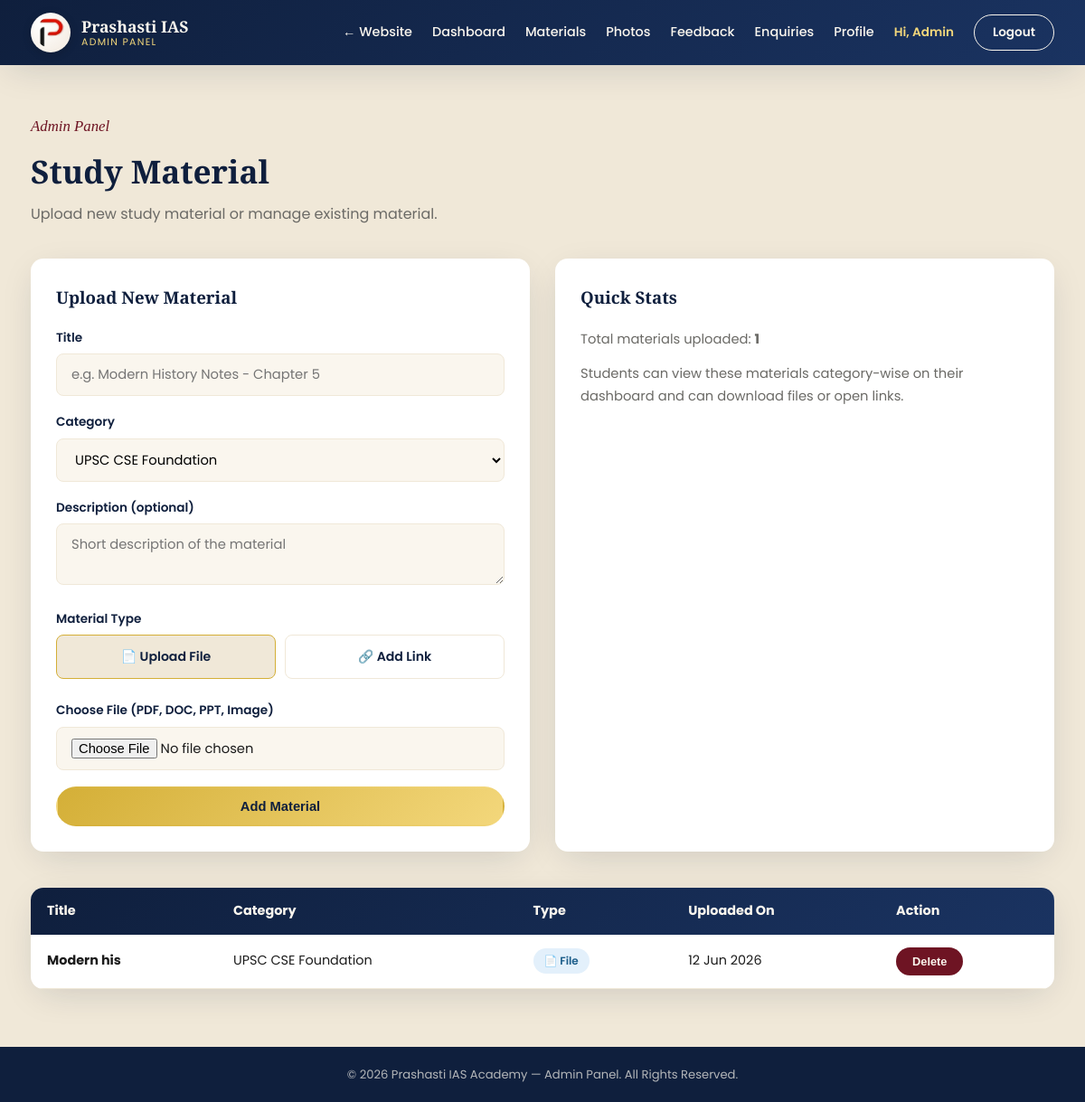
Page /admin/materials (signed in) on the committed database.
### tables this page shows
CREATE TABLE user (
            id INTEGER PRIMARY KEY AUTOINCREMENT,
            name TEXT NOT NULL,
            email TEXT UNIQUE NOT NULL,
            phone TEXT,
            password_hash TEXT NOT NULL,
            is_admin INTEGER DEFAULT 0,
            course TEXT,
            created_at TEXT NOT NULL
        , batch TEXT, address TEXT, fees_status TEXT, notes TEXT);

CREATE TABLE study_material (
            id INTEGER PRIMARY KEY AUTOINCREMENT,
            title TEXT NOT NULL,
            description TEXT,
            category TEXT,
            material_type TEXT NOT NULL,
            filename TEXT,
            original_filename TEXT,
            link_url TEXT,
            uploaded_at TEXT NOT NULL
        );

### app.py (the view, shortened to what this page needs)
@app.route('/admin/materials', methods=['GET', 'POST'])
@admin_required
def admin_materials():
    db = get_db()
    materials = db.execute('SELECT * FROM study_material ORDER BY uploaded_at DESC').fetchall()
    return render_template('admin_materials.html', materials=materials)

### app.py (called while the page is built)
def get_db():
    if 'db' not in g:
        g.db = sqlite3.connect(DB_PATH)
        g.db.row_factory = sqlite3.Row
        g.db.execute('PRAGMA foreign_keys = ON')
    return g.db

def parse_dt(value):
    return datetime.fromisoformat(value)

def admin_required(f):
    @wraps(f)
    def decorated(*args, **kwargs):
        if 'user_id' not in session:
            flash('Please log in to continue.', 'error')
            return redirect(url_for('login'))
        db = get_db()
        user = db.execute('SELECT * FROM user WHERE id = ?', (session['user_id'],)).fetchone()
        if not user or not user['is_admin']:
            abort(403)
        return f(*args, **kwargs)
    return decorated

@app.context_processor
def inject_user():
    user = None
    if 'user_id' in session:
        db = get_db()
        row = db.execute('SELECT * FROM user WHERE id = ?', (session['user_id'],)).fetchone()
        if row:
            user = dict(row)
    return dict(current_user=user)

@app.template_filter('fmtdate')
def fmtdate(value, fmt='%d %b %Y, %I:%M %p'):
    try:
        return parse_dt(value).strftime(fmt)
    except (ValueError, TypeError):
        return value

### templates/admin_materials.html (shortened to what this page needs)
{% extends "base.html" %}
{% block content %}
<div class="page-head">
  <p class="eyebrow">Admin Panel</p>
  <h1>Study Material</h1>
  <p>Upload new study material or manage existing material.</p>
</div>
<div class="admin-form-grid">
  <div class="form-card">
    <h3>Upload New Material</h3>
    <form method="POST" action="{{ url_for('admin_materials') }}" enctype="multipart/form-data">
      <div class="form-group">
        <label for="title">Title</label>
        <input type="text" id="title" name="title" placeholder="e.g. Modern History Notes - Chapter 5" required>
      </div>
      <div class="form-group">
        <label for="category">Category</label>
        <select id="category" name="category">
          <option>UPSC CSE Foundation</option>
        </select>
      </div>
      <div class="form-group">
        <label for="description">Description (optional)</label>
        <textarea id="description" name="description" rows="2" placeholder="Short description of the material"></textarea>
      </div>
      <div class="form-group">
        <label>Material Type</label>
        <div class="material-type-toggle">
          <label for="typeFile">📄 Upload File</label>
          <label for="typeLink">🔗 Add Link</label>
        </div>
      </div>
      <div class="form-group conditional-field active" id="fileField">
        <label for="file">Choose File (PDF, DOC, PPT, Image)</label>
        <input type="file" id="file" name="file" accept=".pdf,.doc,.docx,.ppt,.pptx,.png,.jpg,.jpeg">
      </div>
      <button type="submit" class="btn btn-primary btn-block">Add Material</button>
    </form>
  </div>
  <div class="form-card">
    <h3>Quick Stats</h3>
    <p style="color: var(--color-muted); font-size:0.92rem; margin-bottom:14px;">
      Total materials uploaded: <strong>{{ materials|length }}</strong>
    </p>
    <p style="color: var(--color-muted); font-size:0.92rem;">
      Students can view these materials category-wise on their dashboard and
      can download files or open links.
    </p>
  </div>
</div>
<div class="admin-table-wrap">
  <div class="table-wrap-scroll">
    <table>
      <thead>
        <tr>
          <th>Title</th>
          <th>Category</th>
          <th>Type</th>
          <th>Uploaded On</th>
          <th>Action</th>
        </tr>
      </thead>
      <tbody>
        {% for m in materials %}
          <tr>
            <td>
              <strong>{{ m.title }}</strong>
            </td>
            <td>{{ m.category or '-' }}</td>
            <td>
              {% if m.material_type == 'file' %}
                <span class="badge badge-file">📄 File</span>
              {% else %}
                <span class="badge badge-link">🔗 Link</span>
              {% endif %}
            </td>
            <td>{{ m.uploaded_at | fmtdate('%d %b %Y') }}</td>
            <td>
              <form method="POST" action="{{ url_for('delete_material', material_id=m.id) }}" class="confirm-delete" style="display:inline;">
                <button type="submit" class="btn btn-danger" style="padding: 6px 16px; font-size:0.8rem;">Delete</button>
              </form>
            </td>
          </tr>
        {% else %}
          <tr><td colspan="5" style="text-align:center; color: var(--color-muted);">No material has been uploaded yet.</td></tr>
        {% endfor %}
      </tbody>
    </table>
  </div>
</div>
{% endblock %}

### templates/base.html (shortened to what this page needs)
<!DOCTYPE html>
<html lang="en">
<head>
<link rel="stylesheet" href="{{ url_for('static', filename='css/portal.css') }}">
</head>
<body>
<header class="portal-navbar">
  <div class="container nav-inner">
    <a href="{{ url_for('home') }}" class="logo">
      <img src="{{ url_for('static', filename='images/logo.png') }}" alt="Prashasti IAS Academy" class="logo-mark-img">
      <div class="logo-text">
        <span class="logo-title">Prashasti IAS</span>
        <span class="logo-sub">Admin Panel</span>
      </div>
    </a>
    <nav class="nav-links">
      <a href="{{ url_for('home') }}">&larr; Website</a>
      {% if current_user %}
        <a href="{{ url_for('admin_dashboard') }}">Dashboard</a>
        <a href="{{ url_for('admin_materials') }}">Materials</a>
        <a href="{{ url_for('admin_photos') }}">Photos</a>
        <a href="{{ url_for('admin_feedbacks') }}">Feedback</a>
        <a href="{{ url_for('admin_enquiries') }}">Enquiries</a>
        <a href="{{ url_for('profile') }}">Profile</a>
        <span class="nav-user">Hi, {{ current_user.name.split(' ')[0] }}</span>
        <a href="{{ url_for('logout') }}" class="btn btn-outline-sm">Logout</a>
      {% else %}
        <a href="{{ url_for('login') }}" class="btn btn-primary-sm">Admin Login</a>
      {% endif %}
    </nav>
  </div>
</header>
<main class="portal-main">
  <div class="container">
    {% block content %}{% endblock %}
  </div>
</main>
<footer class="portal-footer">
  <p>&copy; 2026 Prashasti IAS Academy &mdash; Admin Panel. All Rights Reserved.</p>
</footer>
</body>
</html>

### rows in the picture
user: name "Admin"
study_material: title "Modern his", category "UPSC CSE Foundation", material_type "📄 File", uploaded_at|fmtdate "12 Jun 2026"

### other values in the picture
{{ materials|length }} "1"
